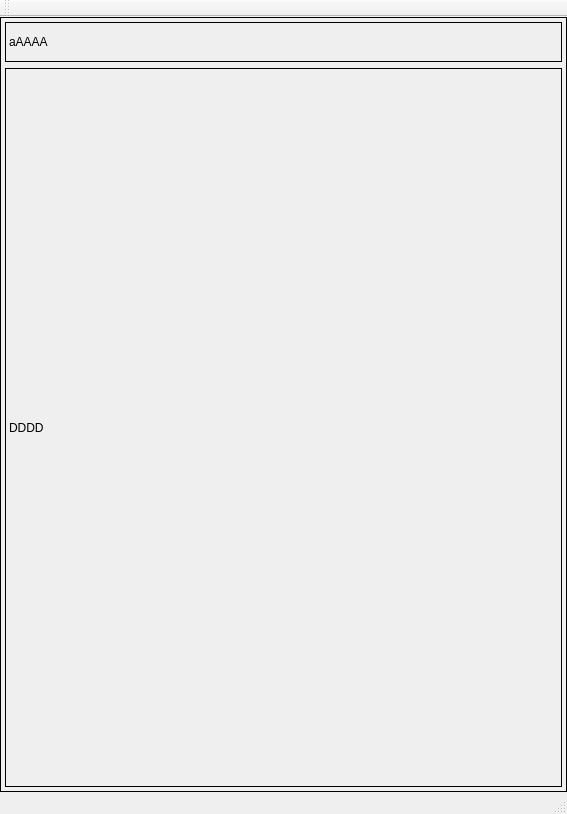
<?xml version="1.0" encoding="UTF-8"?>
<ui version="4.0">
 <class>MainWindow</class>
 <widget class="QMainWindow" name="MainWindow">
  <property name="geometry">
   <rect>
    <x>0</x>
    <y>0</y>
    <width>567</width>
    <height>814</height>
   </rect>
  </property>
  <property name="windowTitle">
   <string>MainWindow</string>
  </property>
  <widget class="QWidget" name="centralWidget">
   <property name="styleSheet">
    <string notr="true">border : 1px solid black;</string>
   </property>
   <layout class="QVBoxLayout" name="MainLayout">
    <property name="spacing">
     <number>1</number>
    </property>
    <property name="leftMargin">
     <number>5</number>
    </property>
    <property name="topMargin">
     <number>5</number>
    </property>
    <property name="rightMargin">
     <number>5</number>
    </property>
    <property name="bottomMargin">
     <number>5</number>
    </property>
    <item>
     <layout class="QVBoxLayout" name="verticalLayout">
      <item>
       <widget class="QLabel" name="label">
        <property name="sizePolicy">
         <sizepolicy hsizetype="Preferred" vsizetype="Fixed">
          <horstretch>0</horstretch>
          <verstretch>0</verstretch>
         </sizepolicy>
        </property>
        <property name="minimumSize">
         <size>
          <width>0</width>
          <height>40</height>
         </size>
        </property>
        <property name="text">
         <string>aAAAA</string>
        </property>
       </widget>
      </item>
      <item>
       <widget class="QLabel" name="label_2">
        <property name="text">
         <string>DDDD</string>
        </property>
       </widget>
      </item>
     </layout>
    </item>
    <item>
     <layout class="QHBoxLayout" name="horizontalLayout"/>
    </item>
    <item>
     <layout class="QVBoxLayout" name="verticalLayout_3"/>
    </item>
   </layout>
  </widget>
  <widget class="QMenuBar" name="menuBar">
   <property name="geometry">
    <rect>
     <x>0</x>
     <y>0</y>
     <width>567</width>
     <height>25</height>
    </rect>
   </property>
  </widget>
  <widget class="QToolBar" name="mainToolBar">
   <attribute name="toolBarArea">
    <enum>TopToolBarArea</enum>
   </attribute>
   <attribute name="toolBarBreak">
    <bool>false</bool>
   </attribute>
  </widget>
  <widget class="QStatusBar" name="statusBar"/>
 </widget>
 <layoutdefault spacing="6" margin="11"/>
 <resources/>
 <connections/>
</ui>
